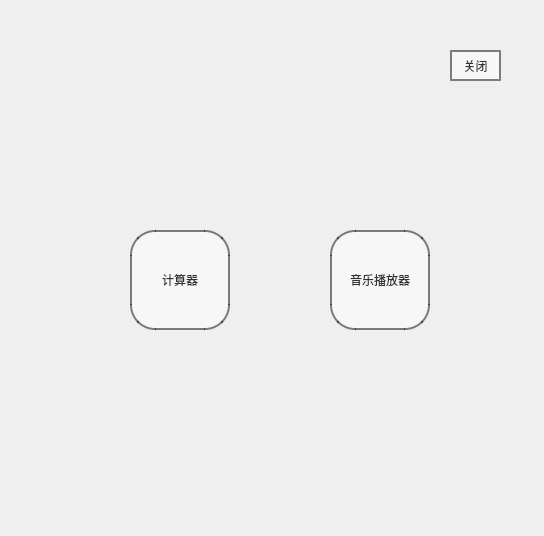
<?xml version="1.0" encoding="UTF-8"?>
<ui version="4.0">
 <class>MainWindow</class>
 <widget class="QMainWindow" name="MainWindow">
  <property name="geometry">
   <rect>
    <x>0</x>
    <y>0</y>
    <width>544</width>
    <height>536</height>
   </rect>
  </property>
  <property name="windowTitle">
   <string>MainWindow</string>
  </property>
  <property name="styleSheet">
   <string notr="true">border-image: url(:/image/picture/2.jpg);</string>
  </property>
  <widget class="QWidget" name="centralWidget">
   <widget class="QPushButton" name="btn_cal">
    <property name="geometry">
     <rect>
      <x>130</x>
      <y>230</y>
      <width>100</width>
      <height>100</height>
     </rect>
    </property>
    <property name="styleSheet">
     <string notr="true">QPushButton{
	border-image: transparent;
	background-color: rgba(255,255,255,0.5);
	border: 2px solid rgba(0,0,0,0.5);	
	color: rgba(0,0,0,0.8);
	border-radius: 25px;
}

QPushButton:pressed{
	border-image: transparent;
	background-color: rgba(255,0,0,0.7);
	border: 2px solid rgba(0,0,0,0.7);
	color: rgba(0,0,0,0.9);
}</string>
    </property>
    <property name="text">
     <string>计算器</string>
    </property>
    <property name="default">
     <bool>false</bool>
    </property>
    <property name="flat">
     <bool>false</bool>
    </property>
   </widget>
   <widget class="QPushButton" name="btn_player">
    <property name="geometry">
     <rect>
      <x>330</x>
      <y>230</y>
      <width>100</width>
      <height>100</height>
     </rect>
    </property>
    <property name="styleSheet">
     <string notr="true">QPushButton{
	border-image: transparent;
	background-color: rgba(255,255,255,0.5);
	border: 2px solid rgba(0,0,0,0.5);	
	color: rgba(0,0,0,0.8);
	border-radius: 25px;
}

QPushButton:pressed{
	border-image: transparent;
	background-color: rgba(255,0,0,0.7);
	border: 2px solid rgba(0,0,0,0.7);
	color: rgba(0,0,0,0.9);
}</string>
    </property>
    <property name="text">
     <string>音乐播放器</string>
    </property>
    <property name="autoDefault">
     <bool>false</bool>
    </property>
    <property name="default">
     <bool>false</bool>
    </property>
    <property name="flat">
     <bool>false</bool>
    </property>
   </widget>
   <widget class="QPushButton" name="btn_close">
    <property name="geometry">
     <rect>
      <x>450</x>
      <y>50</y>
      <width>51</width>
      <height>31</height>
     </rect>
    </property>
    <property name="minimumSize">
     <size>
      <width>0</width>
      <height>0</height>
     </size>
    </property>
    <property name="styleSheet">
     <string notr="true">QPushButton{
	border-image: transparent;
	background-color: rgba(255,255,255,0.5);
	border: 2px solid rgba(0,0,0,0.5);	
	color: rgba(0,0,0,0.8);
	border-radius: 25px;
}

QPushButton:pressed{
	border-image: transparent;
	background-color: rgba(255,0,0,0.7);
	border: 2px solid rgba(0,0,0,0.7);
	color: rgba(0,0,0,0.9);
}</string>
    </property>
    <property name="text">
     <string>关闭</string>
    </property>
    <property name="autoDefault">
     <bool>false</bool>
    </property>
    <property name="default">
     <bool>false</bool>
    </property>
    <property name="flat">
     <bool>false</bool>
    </property>
   </widget>
  </widget>
 </widget>
 <layoutdefault spacing="6" margin="11"/>
 <resources/>
 <connections/>
</ui>
